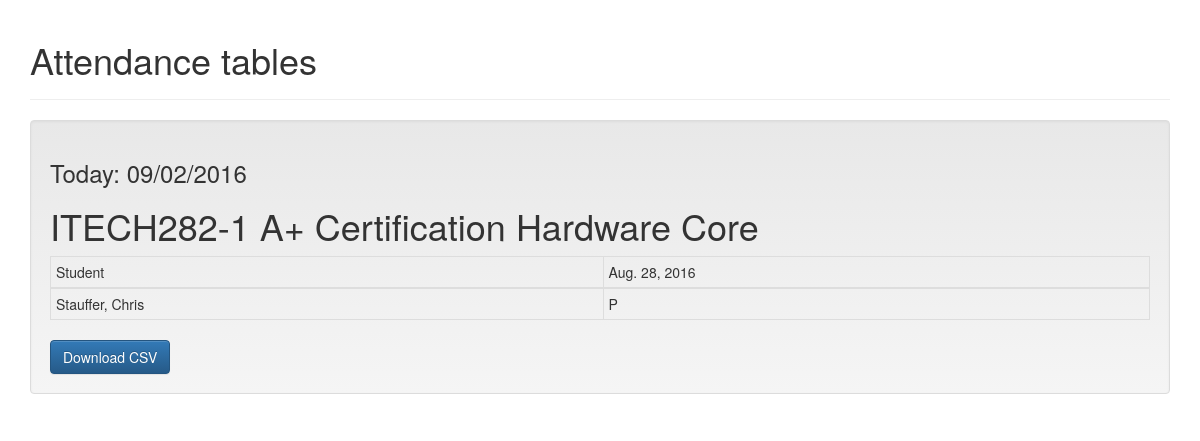
The app's page /attendance/tabulate/2 (signed in) with its own data.
### attendance/models.py (models this page shows, shortened)
class Class(models.Model):
    SPRING = 0
    FALL = 1
    SEMESTERS = (
        (SPRING, 'Spring'),
        (FALL, 'Fall')
    )
    semester = models.SmallIntegerField(choices=SEMESTERS)
    year = models.IntegerField()
    class_id = models.CharField(max_length=12)
    name = models.CharField(max_length=30)

class Session(models.Model):
    date = models.DateField(default=datetime.date.today)
    password = models.CharField(max_length=16)
    session_class = models.ForeignKey(Class)
    students_present = models.ManyToManyField(Student, blank=True)
    is_open = models.BooleanField(default=False)

class Student(models.Model):
    first_name = models.CharField(max_length=30)
    last_name = models.CharField(max_length=30)
    student_id = models.CharField(max_length=6)
    enrolled_class = models.ForeignKey(Class)

### attendance/views.py (the view)
# urls.py: url(r'^tabulate/(?P<pk>[0-9]+)$', views.TabulateView.as_view(), name='tabulate'),
class TabulateView(generic.DetailView):
    template_name = 'attendance/tabulate.html'
    context_object_name = 'attendance_data'
    model = Class
    def get_context_data(self, **kwargs):
        context = super(TabulateView, self).get_context_data(**kwargs)
        if self.request.user.is_authenticated():
            my_class = self.get_object()
            my_sessions = Session.objects.filter(session_class=my_class).order_by('date')
            my_students = Student.objects.filter(enrolled_class=my_class).order_by('last_name')
            context['sessions'] = my_sessions
            context['students'] = my_students
        return context

### attendance/templates/attendance/tabulate.html (shortened to what this page needs)
<!DOCTYPE html>
<html lang="en">
{% load static i18n widget_tweaks %}
<head>
    <link rel="stylesheet" href="https://maxcdn.bootstrapcdn.com/bootstrap/3.3.7/css/bootstrap.min.css">
    <link rel="stylesheet" href="https://maxcdn.bootstrapcdn.com/bootstrap/3.3.7/css/bootstrap-theme.min.css">
    <div class="container">
        <div class="page-header">
            <h1>Attendance tables</h1>
        </div>
        {% if user.is_authenticated %}
            <div class="well">
                {% if attendance_data %}
                    <h3>Today: {% now "SHORT_DATE_FORMAT" %}</h3>
                    <h1>{{ attendance_data.class_id }} {{ attendance_data.name }}</h1>
                    <table class="table table-bordered table-condensed table-hover">
                        <thead>
                        <tr>
                            <td>Student</td>
                            {% for session in sessions %}
                                {% if session.session_class_id == attendance_data.id %}
                                    <td>{{ session.date }}</td>
                                {% endif %}
                            {% endfor %}
                        </tr>
                        </thead>
                        {% for student in students %}
                            <tr>
                                <td>{{ student.last_name }}, {{ student.first_name }}</td>
                                {% for session in sessions %}
                                    {% if student in session.students_present.all %}
                                        <td>P</td>
                                    {% else %}
                                        <td>A</td>
                                    {% endif %}
                                {% endfor %}
                            </tr>
                        {% endfor %}
                    </table>
                {% endif %}
            <a href="{% url 'attendance:csv' attendance_data.pk %}" class="btn btn-primary">Download CSV</a>
            </div>
        {% endif %}
    </div>
</head>
<body>
</body>
</html>

### records on screen
Class: class_id "ITECH282-1", name "A+ Certification Hardware Core"
Session: date "Aug. 28, 2016", shows "P"
Student: last_name "Stauffer", first_name "Chris"
